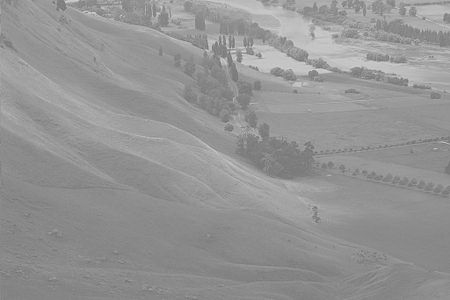
#> input picture homework/sample.bmp, 450 x 300 px
$ python 'homework_#1.py'
#> lines starting #> are read from the running program, lines starting #| are printed output that depends on the picture; after the words box and inside, x2 and y2 are one past the last pixel; in counts of white or black regions, pixels touching at a corner belong together
import numpy as np
import cv2 as cv

def fun():
    img = cv.imread('sample.bmp',cv.IMREAD_GRAYSCALE) # 이미지를 grayscale로 불러옴
#> img is the input picture: shape (300, 450); min 107, max 218, mean 148

    if img is None: # 이미지 파일이 열리지 않을 때 예외처리
        print('Image load failed')
        return

    img_mean = np.mean(img) # 이미지의 평균밝기 구하기
#> img_mean = 148

    dst = np.where(img < img_mean, 0, img) # 평균 밝기 보다 어두운 것은 픽셀을 0으로 바꾸기 where 사용
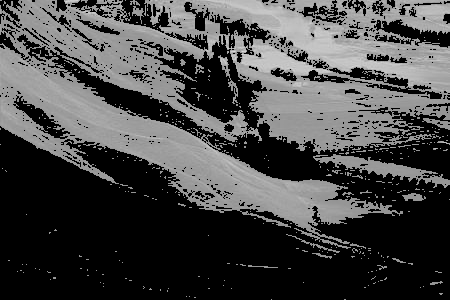
#> dst: shape (300, 450); min 0, max 218, mean 70.1

    desc = "20180775_Oh Jung Min"
    cv.putText(dst, desc, (20, 30), cv.FONT_HERSHEY_SIMPLEX,0.5,255,1,cv.LINE_AA)
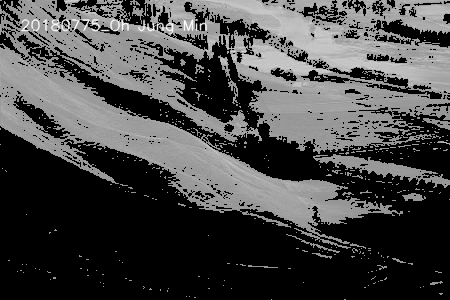
#> dst: shape (300, 450); 0.87% of pixels changed, all inside (x1, y1, x2, y2) = (21, 18, 208, 36)

    cv.imshow('sample',img) # 본 이미지 출력 ( 비교용 )
    cv.imshow('output',dst) # 평균 밝기 보다 어두운 픽셀을 0으로 바꾼 이미지 출력 ( 출력용 )
    cv.imwrite('output.jpg',dst) # 해당 이미지 저장
    cv.waitKey()
    cv.destroyAllWindows()

fun()
